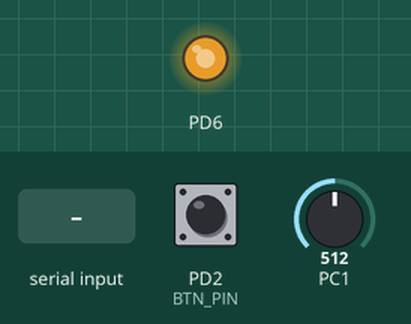
This program was run on a simulated ATmega328P, built with avr-gcc and emulated at 16 MHz. Parts: output pins drawn as LEDs (lit = HIGH). Inputs (shaded band) come from the test bench; at power-on: PD2 (BTN_PIN) LOW, PC1 = 512. Sleep ends after the set time or at an interrupt; what the program prints to the serial monitor is not drawn.

Above: at 1.2 s.
1.3 s: PD2 (BTN_PIN) pulled HIGH for 0.15 s
2.9 s: "1" received over Serial
4.4 s: "#" received over Serial
Timing chart, 0 to 7.4 s (numbered marks = the images above; inputs shaded):
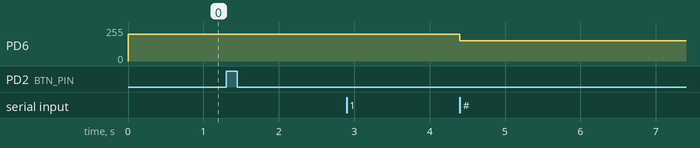

Measured:
- after the input at 1.3 s, every drawn part: stays the same
- after the input at 2.9 s, every drawn part: stays the same
- after the input at 4.4 s, PD6: 200/255 → 153/255 at once

The program:

main.c
```c
// (licence header left out)
#include "main.h"
#include "tracer.h"

static program_mode_t mode = MODE_NONE;

static void mcuInit(void)
{
  // Enable sleep mode in idle mode
  SMCR = _BV(SE);

  // Disable ADC power reduction
  BITCLR(PRR, PRADC);
}

static void ioInit(void)
{
  // Configure pin D2 as input
  BITCLR(BTN_PORT, BTN_PIN);
  BITCLR(BTN_DDR, BTN_PIN);

  // Enable external interrupt on falling edge for pin D2
  EICRA = _BV(ISC00) | _BV(ISC01);
  EIMSK = _BV(INT0);
}

static void pwmInit(void)
{
  // Configure pin D6 as output
  BITSET(PORT_DIG1, PIN_D6);
  BITSET(DDR_DIG1, PIN_D6);

  // Configure TIMER0 for fast PWM
  TCCR0A = _BV(COM0A1) | _BV(WGM01) | _BV(WGM00);
  TCCR0B = _BV(CS00);
  TIMSK0 = 0;
  OCR0A = 200;
}

int main(void)
{
  char cmd;
  program_mode_t willDo = MODE_NONE;

  wdt_disable();

  cli();

  mcuInit();

  ioInit();
  pwmInit();
  serialInit(500000);
  adcInit(PIN_VOLTAGE);

  sei();

  serialDebug("Starting...\r\n");

  for (;;)
  {
    if (willDo)
    {
      mode = willDo;
      willDo = MODE_NONE;
    }
    else
    {
      asm volatile ("sleep\n\t");
    }

    switch (mode)
    {
      case MODE_START_ACQUISITION:
        tracerStartAcquisition();
        break;
      case MODE_CONVERSION_DONE:
        tracerProcessAdc();
        break;
      case MODE_SERIAL_RECEIVED:
        cmd = serialReceive();
        switch (cmd)
        {
          case '#':
            willDo = MODE_START_ACQUISITION;
            break;
          default:
            tracerSelectTube(cmd);
            break;
        }
        break;
      case MODE_SERIAL_SENT:
        serialWrite();
        break;
      default:
        break;
    }

    mode = MODE_NONE;
  }

  return 0;
}

ISR(INT0_vect)
{
  mode = MODE_START_ACQUISITION;
}

ISR(ADC_vect)
{
  mode = MODE_CONVERSION_DONE;
}

ISR(USART_RX_vect)
{
  mode = MODE_SERIAL_RECEIVED;
}

ISR(USART_TX_vect)
{
  mode = MODE_SERIAL_SENT;
}
```

main.h
```c
// (licence header left out)
#ifndef MAIN_H_
#define MAIN_H_

#include <stdint.h>
#include <stdlib.h>
#include <stdio.h>
#include <avr/io.h>
#include <avr/wdt.h>
#include <avr/interrupt.h>

#include "pins.h"

#include "drivers/serial.h"
#include "drivers/adc.h"

#define MAX_NEGATIVE_VOLTAGE  6

#define BTN_PORT              PORT_DIG1
#define BTN_DDR               DDR_DIG1
#define BTN_PIN               PIN_D2

#define	PIN_CURRENT           PIN_A0
#define	PIN_VOLTAGE           PIN_A1
#define	PIN_GRID              PIN_A2

typedef enum
{
  MODE_NONE = 0,
  MODE_START_ACQUISITION = 1,
  MODE_CONVERSION_DONE = 2,
  MODE_SERIAL_SENT = 3,
  MODE_SERIAL_RECEIVED = 4,
  MODE_PROCESS_RESULTS = 5,
  MODE_PRINT_RESULTS = 6
} program_mode_t;

#endif /* MAIN_H_ */
```

tracer.c
```c
// (licence header left out)
#include "drivers/adc.h"

#include "tracer.h"

#define   MAX_GRID_VOLTAGE  (10 * MAX_NEGATIVE_VOLTAGE)

uint16_t values[64];

static uint8_t  startAcquisition = 0;
static uint16_t oldValue         = 0;
static uint8_t  measureCount     = 0;
static uint8_t  currentStep      = 0;
static uint8_t  maxSteps         = 0;

static uint8_t  gridVoltages[MAX_STEPS];

void tracerStartAcquisition(void)
{
  if (maxSteps > 0)
  {
    adcSelectSource(PIN_VOLTAGE);
    startAcquisition = 1;
    oldValue = 0xFFFF;
    measureCount = 0;
    currentStep = 0;
    tracerSetGridVoltage(gridVoltages[currentStep]);
    adcStart();
  }
  else
  {
    serialSend("Tube type not defined, measurement aborted...\r\n");
  }
}

void tracerSelectTube(char tube)
{
  uint8_t maxVoltage, voltageStep, voltage, i = 0;
  char family = 0;
  char msg[100];

  switch (tube)
  {
    case '1': // ECC81
      voltageStep = 10;
      maxVoltage = 60;
      break;
    case '2': // ECC82
      voltageStep = 20;
      maxVoltage = 200;
      break;
    case '3': // ECC83
      voltageStep = 5;
      maxVoltage = 40;
      break;
    case '8': // ECC88
      voltageStep = 10;
      maxVoltage = 60;
      break;
    case '9': // ECC99
      voltageStep = 20;
      maxVoltage = 200;
      family = tube;
      break;
    default:
      voltageStep = 0;
      maxVoltage = 0;
  }

  if (!family)
  {
    family = '8';
  }

  if (maxVoltage > MAX_GRID_VOLTAGE)
  {
    maxVoltage = MAX_GRID_VOLTAGE;
  }

  for (voltage = maxVoltage; voltage > 0; voltage -= voltageStep)
  {
    gridVoltages[i] = voltage;
    i++;
  }

  if (i)
  {
    gridVoltages[i] = 0;

    sprintf(msg, "Selected tube type ECC%c%c - \r\nMeasuring for %d grid voltages from -%dV to 0V\r\n",
        family, tube, i + 1, gridVoltages[0] / 10);
    serialSend(msg);
  }

  maxSteps = i;
}

void tracerSetGridVoltage(uint8_t voltage)
{
  uint16_t tmp = (uint16_t) voltage;

  tmp *= 255;
  tmp /= 100;
  OCR0A = (uint8_t) tmp;
}

program_mode_t tracerProcessAdc(void)
{
  static uint8_t acquiring;
  uint16_t adcValue;
  program_mode_t ret = MODE_NONE;

  if (startAcquisition)
  {
    acquiring = 0;
    startAcquisition = 0;
  }

  adcValue = adcRead();
  if (oldValue == 0xFFFF)
  {
    oldValue = adcValue;
  }

  if (!acquiring)
  {
    if ((oldValue < 100) && (adcValue > oldValue))
    {
      acquiring = 1;
    }
    oldValue = adcValue;
  }
  else
  {
    values[measureCount] = adcValue;
    measureCount++;

    if (measureCount % 2)
    {
      adcSelectSource(PIN_VOLTAGE);
      if (oldValue > adcValue)
      {
        values[measureCount - 1] = oldValue;
        acquiring = 0;
        tracerNextStep();
      }
      oldValue = adcValue;
    }
    else
    {
      adcSelectSource(PIN_CURRENT);
    }
  }

  return ret;
}

void tracerNextStep(void)
{
  tracerProcessResults();

  if (currentStep < maxSteps)
  {
    currentStep++;
    tracerSetGridVoltage(gridVoltages[currentStep]);
  }
  else
  {
    tracerSetGridVoltage(MAX_GRID_VOLTAGE);
    tracerStopAcquisition();
  }

  oldValue = 0xFFFF;
  measureCount = 0;
}

void tracerStopAcquisition(void)
{
  adcSelectSource(PIN_VOLTAGE);
  adcStop();
}

void tracerProcessResults(void)
{
  char print[512];
  char tmp[10];
  uint32_t uAnode, uGrille;
//	uint16_t	intGrille, decGrille;

  sprintf(print, "Vg = %d\r\n", gridVoltages[currentStep]);

  measureCount = (measureCount / 2) * 2;
  values[measureCount] = values[measureCount - 2];

  for (int i = 2; i < measureCount; i += 2)
  {
    uAnode = values[i] + values[i + 2];
    uAnode *= 505;
    uAnode /= 2048;

#if 1
    uGrille = values[i + 1];
    uGrille *= 505;
    uGrille /= 1024;

    sprintf(tmp, "%lu:%lu\r\n", uAnode, uGrille);
#else
    uGrille = values[i + 1];
    uGrille *= 735;
    uGrille = 512000 - uGrille;

    intGrille = uGrille / 48128;
    decGrille = (uGrille % 48128) * 10 / 48128;

    sprintf(tmp, "%lu:-%u.%u\r\n", uAnode, intGrille, decGrille);
#endif
    strcat(print, tmp);
  }

  serialDebug(print);
}
```

tracer.h
```c
// (licence header left out)
#ifndef TRACER_H_
#define TRACER_H_

#include "main.h"

#define	MAX_STEPS	10

void tracerNextStep(void);
void tracerStopAcquisition(void);
void tracerSetGridVoltage(uint8_t voltage);
void tracerSelectTube(char tube);
void tracerStartAcquisition(void);

program_mode_t tracerProcessAdc(void);

void tracerProcessResults(void);

#endif /* TRACER_H_ */
```

pins.h
```c
// (licence header left out)
#ifndef PINS_H
#define PINS_H

#include <avr/io.h>

// Register mapping for digital pins 0-7

#define PORT_DIG1   PORTD
#define DDR_DIG1    DDRD
#define PIN_DIG1    PIND
#define PIN_D0      PD0
#define PIN_D1      PD1
#define PIN_D2      PD2
#define PIN_D3      PD3
#define PIN_D4      PD4
#define PIN_D5      PD5
#define PIN_D6      PD6
#define PIN_D7      PD7

// Register mapping for digital pins 8-13

#define PORT_DIG2   PORTB
#define DDR_DIG2    DDRB
#define PIN_DIG2    PINB
#define PIN_D8      PB0
#define PIN_D9      PB1
#define PIN_D10     PB2
#define PIN_D11     PB3
#define PIN_D12     PB4
#define PIN_D13     PB5

// Register mapping for analog pins

#define PORT_ADC    PORTC
#define DDR_ADC     DDRC
#define PIN_ADC			PINC
#define PIN_A0      PC0
#define PIN_A1      PC1
#define PIN_A2      PC2
#define PIN_A3      PC3
#define PIN_A4      PC4
#define PIN_A5      PC5

#define BITSET(port,bit)  port |= _BV(bit)
#define BITCLR(port,bit)  port &= ~_BV(bit)

#endif
```

adc.c
```c
// (licence header left out)
#include "adc.h"

static uint8_t adcContinue = 0;

void adcSelectSource(uint8_t pin)
{
  // Sets the MUX3..0 bits of ADMUX accordingly with the selected source
  // See ATMega328P datasheet for details
  switch (pin)
  {
    case PIN_A0:
      ADMUX &= ~(_BV(MUX3) | _BV(MUX2) | _BV(MUX1) | _BV(MUX0));
      break;
    case PIN_A1:
      ADMUX &= ~(_BV(MUX3) | _BV(MUX2) | _BV(MUX1));
      ADMUX |= _BV(MUX0);
      break;
    case PIN_A2:
      ADMUX &= ~(_BV(MUX3) | _BV(MUX2) | _BV(MUX0));
      ADMUX |= _BV(MUX1);
      break;
    case PIN_A3:
      ADMUX &= ~(_BV(MUX3) | _BV(MUX2));
      ADMUX |= _BV(MUX1) | _BV(MUX0);
      break;
    case PIN_A4:
      ADMUX &= ~(_BV(MUX3) | _BV(MUX1) | _BV(MUX0));
      ADMUX |= _BV(MUX2);
      break;
    case PIN_A5:
      ADMUX &= ~(_BV(MUX3) | _BV(MUX1));
      ADMUX |= _BV(MUX2) | _BV(MUX0);
      break;
    default:
      break;
  }
}

void adcInit(uint8_t adPin)
{
  // Disable digital registers for PORTC
  DIDR0 = 0x3F;
  // Set voltage reference to Vcc (REFS0)
  ADMUX = _BV(REFS0);
  // Select ADC source pin
  adcSelectSource(adPin);
  // Enable ADC - Prescaler setting /128 for best accuracy
  ADCSRA = _BV(ADEN) | _BV(ADPS2) | _BV(ADPS1) | _BV(ADPS0);
  // Set ADC to single conversion mode
  ADCSRB = 0;
  // Start 1st conversion
  BITSET(ADCSRA, ADSC);
}

void adcStop(void)
{
  adcContinue = 0;
  BITCLR(ADCSRA, ADIE);
}

void adcStart(void)
{
  // Clear ADC interrupt flag
  BITSET(ADCSRA, ADIF);

  // Start ADC conversion & enable ADC interrupt
  ADCSRA |= _BV(ADSC) | _BV(ADIE);

  adcContinue = 1;
}

uint16_t adcRead(void)
{
  uint16_t value = 0;

  // Clear ADC interrupt flag
  BITSET(ADCSRA, ADIF);

  // Read value
  // Value is stored on 10 bits : 2 MSB in ADCH, 8 LSB in ADCL
  value = ADCL;
  value += (ADCH << 8);

  if (adcContinue)
  {
    // Start new ADC conversion
    ADCSRA |= _BV(ADSC);
  }

  return value;
}
```

adc.h
```c
// (licence header left out)
#ifndef __ADC_H
#define __ADC_H

#include <stdint.h>
#include <avr/io.h>

#include "pins.h"

void      adcInit         (uint8_t);

void      adcStart        (void);
void      adcStop         (void);

void      adcSelectSource (uint8_t pin);
uint16_t  adcRead         (void);

#endif
```

serial.c
```c
// (licence header left out)
#include "serial.h"

static char     txBuffer[512];
static int16_t  txPos = -1;
static int16_t  txLen = -1;

// Init the serial interface
void serialInit(uint32_t br)
{
  uint16_t ubrr;

  // Calculate baud rate (using /16 prescaler for the 16MHz Arduino clock)
  ubrr = F_CPU / (16 * br) - 1;
  UBRR0H = (uint8_t) (ubrr >> 8);
  UBRR0L = (uint8_t) ubrr;

  // Disable Double Speed & Multi Processor Communication
  UCSR0A &= ~(_BV(U2X0) | _BV(MPCM0));
  // Disable USART0 interrupts & clear UCSZ02 (8-bit transmission)
  UCSR0B &= ~(_BV(TXCIE0) | _BV(UDRIE0) | _BV(UCSZ02));
  // Enable USART0 & RX complete interrupt
  UCSR0B |= _BV(RXEN0) | _BV(TXEN0) | _BV(RXCIE0);
  // Set asynchronous link, no parity bit, 1 stop bit
  UCSR0C &= ~(_BV(UMSEL01) | _BV(UMSEL00) | _BV(UPM01) | _BV(UPM00) | _BV(USBS0));
  // Set 8 data bits
  UCSR0C |= _BV(UCSZ01) | _BV(UCSZ00);
}

// Wait for character reception and retrieve its value
char serialReceive(void)
{
  return UDR0;
}

// Send a character
void serialWrite()
{
  if (txPos >= 0)
  {
    UDR0 = txBuffer[txPos];
    txPos++;
    if (txPos >= txLen)
    {
      txPos = -1;
    }
  }
  else
  {
    // Disable TXC interrupt
    UCSR0B &= ~_BV(TXCIE0);
  }
}

// Send a string over the serial line
void serialSend(char *str)
{
  txPos = 0;
  txLen = strlen(str);
  strcpy(txBuffer, str);

  serialWrite();
  UCSR0B |= _BV(TXCIE0);
}

void serialDebug(char *str)
{
  int i = 0;

  UCSR0B &= ~_BV(TXCIE0);

  while (str[i])
  {
    while (!(UCSR0A & _BV(UDRE0)))
      ;

    UDR0 = str[i];
    i++;
  }
}
```

serial.h
```c
// (licence header left out)
#ifndef __AY_SERIAL_H
#define __AY_SERIAL_H

#include <string.h>
#include <avr/io.h>

void serialInit   (uint32_t baudRate);

char serialReceive(void);
void serialWrite  (void);

void serialSend   (char *str);
void serialDebug  (char *str);

#endif
```
